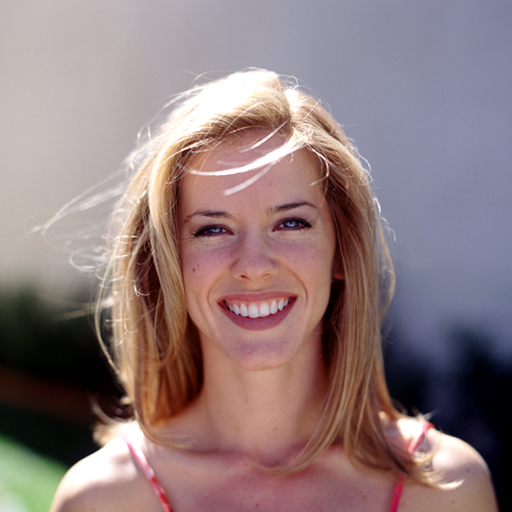
#> input picture img/img3.png, 512 x 512 px, found by its file name; its folder holds 6 pictures in this run
$ jupyter execute --allow-errors PoissionMatting_Parallel.ipynb   (shell and % lines are left out)
#> lines starting #> are read from the running program, lines starting #| are printed output that depends on the picture
# PARALLEL POISSION MATTING

## Nhóm 5

1.   Nguyễn Tấn Minh - 19127473
2.   Phạm Cao Minh - 19127474

# 1. Clone git project

[cell 1]
import os
if not os.path.exists('/content/git'):
  !git clone https://github.com/ntminh981/ApplyParallelProgramming_Group5.git git

# 2. Khai báo thư viện

[cell 2]
import numpy as np
import cv2
import matplotlib.pyplot as plt
# import plotly.express as px
import os
from  scipy import ndimage
import time
import scipy
from scipy.optimize import fmin
from numba import cuda, jit

# 3. Load & show input

[cell 3]
IMAGES_FOLDER_PATH  = "/content/git/img"
img_name            = 'img3.png'
trimap_name         = 'tri3.png'
new_bg_name         = 'new_bg3.jpg'

[cell 4]
def display_img_arr(img_arr, r, c, dim,titles_arr):
    """
    Utility Function to Display Images
    :param img_arr : List of numpy array representing images
    :param r: Number of rows in the subplot
    :param c: Number of coloumns in the subplot
    :param dim: Figure Size of the subplot
    :param titles_arr: Title corresponding to each image in img_arr
    """
    fl = 0
    fig = plt.figure(figsize = dim)
    for i in range(r):
        for j in range(c):
            if len(img_arr) == fl:
                break
            ax1 = fig.add_subplot(r, c, fl + 1)
            ax1.set_title(titles_arr[fl], fontsize = 20)
            ax1.imshow(img_arr[fl], cmap = 'gray')
            fl = fl + 1
    plt.show()

# [16 lines left out: function read_img, not called in this run]

[cell 5]
img = cv2.imread(os.path.join(IMAGES_FOLDER_PATH, img_name))
#> img is the input picture: shape (512, 512, 3); mean B, G, R 124.2, 123.3, 143.7
img = cv2.cvtColor(img, cv2.COLOR_BGR2RGB)
img_gray = cv2.imread(os.path.join(IMAGES_FOLDER_PATH, img_name),0)
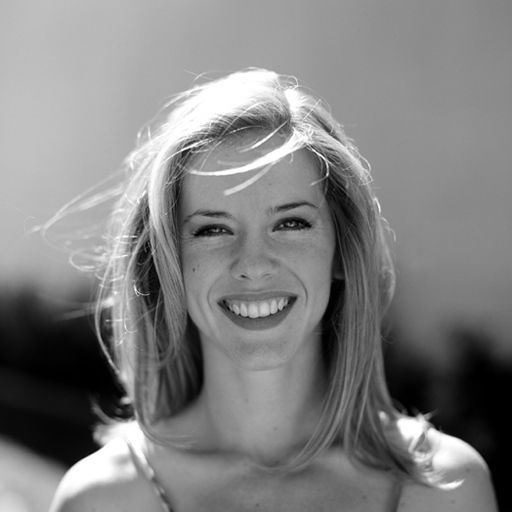
#> img_gray: shape (512, 512); min 0, max 255, mean 129
tri = cv2.imread(os.path.join(IMAGES_FOLDER_PATH, trimap_name),0)
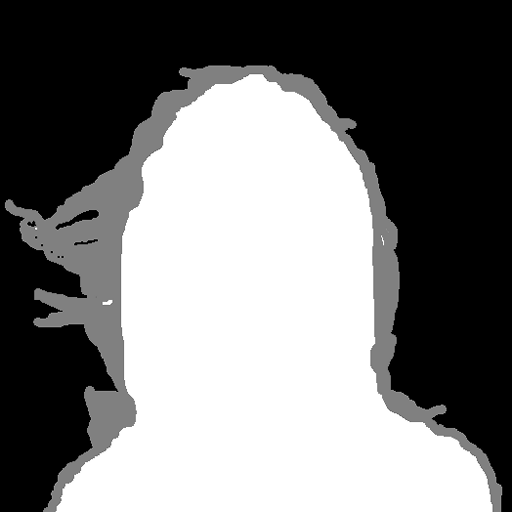
#> input picture img/tri3.png, 512 x 512 px, found by its file name
#> tri is the input picture: shape (512, 512); min 0, max 255, mean 121.3

new_bg = cv2.imread(os.path.join(IMAGES_FOLDER_PATH, new_bg_name))
#> (the rest of this cell did not finish here and is left out)

#> (a cell that did not finish here is left out)

#> after the loop in display_img_arr, `for i in range(r):`: fl = 3
